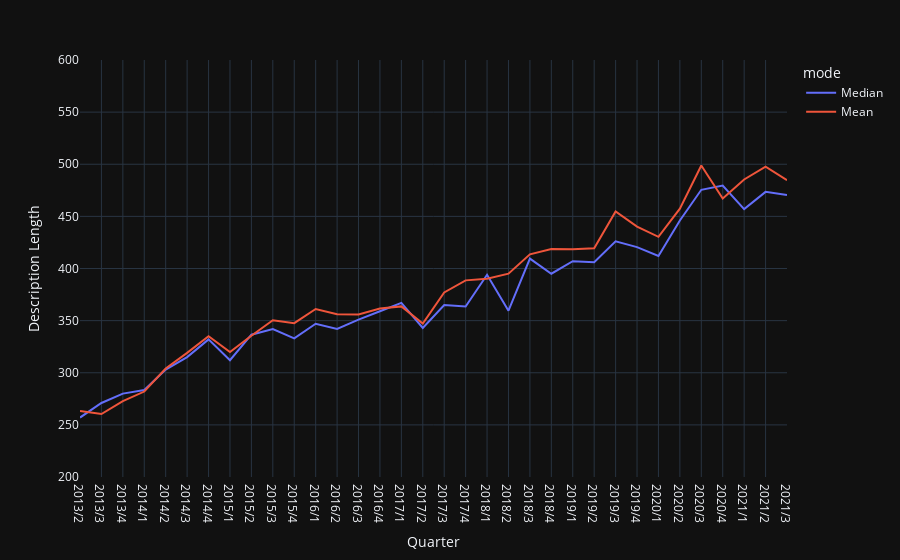

The cell this chart's notebook holds for it:
### Code cell
# plot description length over time

fig = px.line(
    desc_len_df,
    x = "quarter", 
    y = "desc_length", 
    color = 'mode', 
    template = "plotly_dark",
    labels = {"desc_length": "Description Length", "quarter": "Quarter"},
    range_y = [200, 600]
    )

fig.write_html("plots/description_length.html")
fig.show()

### Figure 1 — Plotly figure (JSON) as saved in the notebook; plotly's stock layout.template omitted (floating-point values rounded to 4 significant figures)
{"data": [{"hovertemplate": "mode=Median<br>Quarter=%{x}<br>Description Length=%{y}<extra></extra>", "legendgroup": "Median", "line": {"color": "#636efa", "dash": "solid"}, "marker": {"symbol": "circle"}, "mode": "lines", "name": "Median", "orientation": "v", "showlegend": true, "type": "scatter", "x": ["2013/2", "2013/3", "2013/4", "2014/1", "2014/2", "2014/3", "2014/4", "2015/1", "2015/2", "2015/3", "2015/4", "2016/1", "2016/2", "2016/3", "2016/4", "2017/1", "2017/2", "2017/3", "2017/4", "2018/1", "2018/2", "2018/3", "2018/4", "2019/1", "2019/2", "2019/3", "2019/4", "2020/1", "2020/2", "2020/3", "2020/4", "2021/1", "2021/2", "2021/3"], "xaxis": "x", "y": [257, 271, 280, 283.5, 303, 315, 332, 312, 336.5, 342, 333, 347, 342, 351, 359, 367, 343, 365, 363.5, 394, 359.5, 409.5, 395, 407, 406, 426, 420.5, 412, 446, 475.5, 479.5, 457, 473.5, 470.5], "yaxis": "y"}, {"hovertemplate": "mode=Mean<br>Quarter=%{x}<br>Description Length=%{y}<extra></extra>", "legendgroup": "Mean", "line": {"color": "#EF553B", "dash": "solid"}, "marker": {"symbol": "circle"}, "mode": "lines", "name": "Mean", "orientation": "v", "showlegend": true, "type": "scatter", "x": ["2013/2", "2013/3", "2013/4", "2014/1", "2014/2", "2014/3", "2014/4", "2015/1", "2015/2", "2015/3", "2015/4", "2016/1", "2016/2", "2016/3", "2016/4", "2017/1", "2017/2", "2017/3", "2017/4", "2018/1", "2018/2", "2018/3", "2018/4", "2019/1", "2019/2", "2019/3", "2019/4", "2020/1", "2020/2", "2020/3", "2020/4", "2021/1", "2021/2", "2021/3"], "xaxis": "x", "y": [263.4, 260.4, 272.8, 282.0, 304.1, 319.0, 335.1, 319.9, 335.5, 350.3, 347.6, 361.1, 356.1, 356.0, 361.6, 363.6, 347.2, 377.0, 388.6, 390.1, 395.0, 413.6, 418.6, 418.4, 419.4, 454.8, 440.1, 430.4, 457.3, 498.7, 467.2, 485.4, 497.8, 484.7], "yaxis": "y"}], "layout": {"legend": {"title": {"text": "mode"}, "tracegroupgap": 0}, "margin": {"t": 60}, "xaxis": {"anchor": "y", "domain": [0, 1], "title": {"text": "Quarter"}}, "yaxis": {"anchor": "x", "domain": [0, 1], "range": [200, 600], "title": {"text": "Description Length"}}}}
